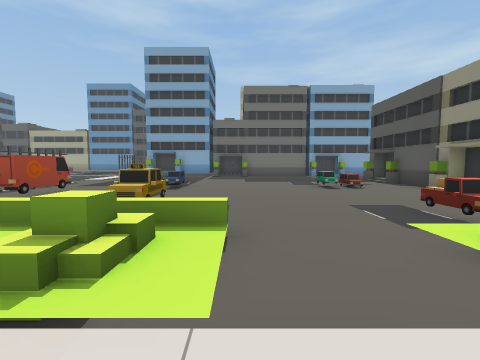
[1] (above)

22 first-person views from a walk through a Unity game level. The camera is 1.3 m above the floor, tilts 4° down and sees 90° across. The floor is counted in squares, 2 m on a side. Each view is taken from the middle of a square. On the plan, view 1 faces up. The plan holds only what a view shows up to about 9 squares ahead; the rest is blank. The place goes on beyond the plan. Some surface patterns are stand-ins.

[2]
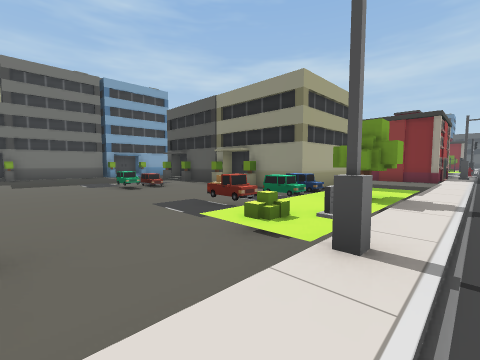

[3]
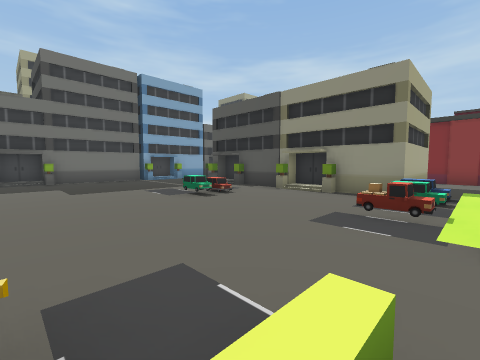

[4]
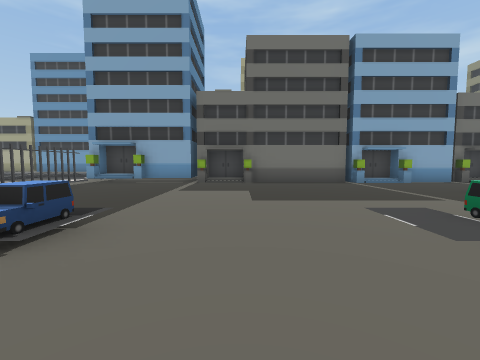

[5]
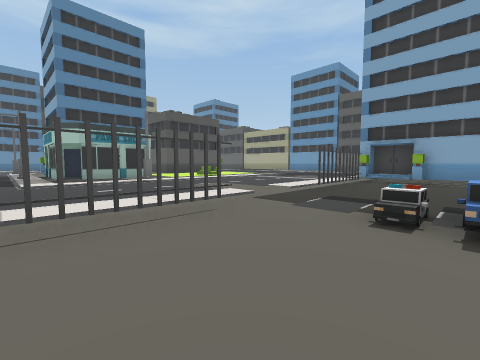

[6]
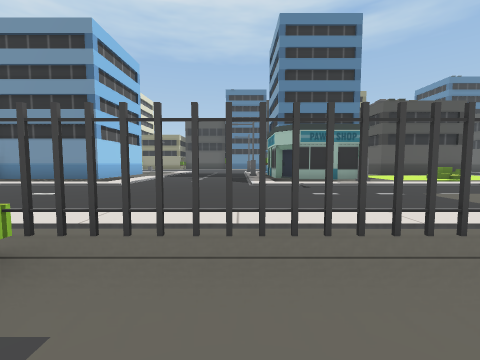

[7]
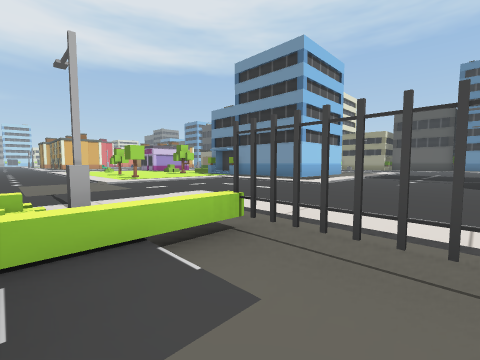

[8]
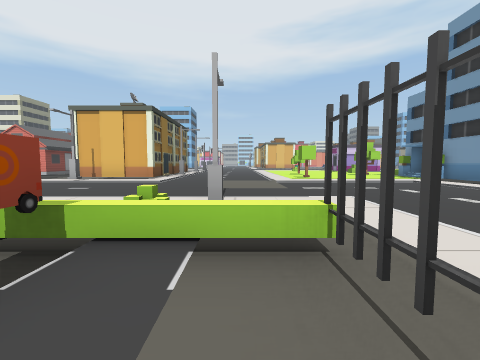

[9]
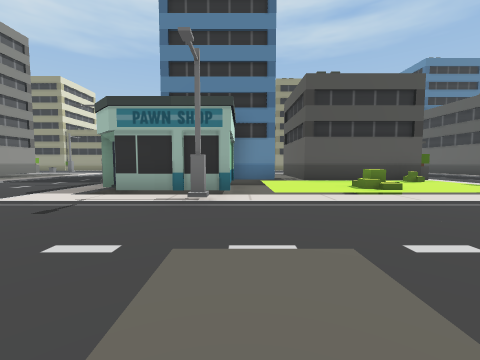

[10]
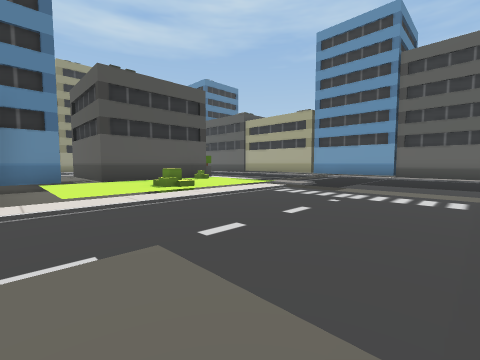

[11]
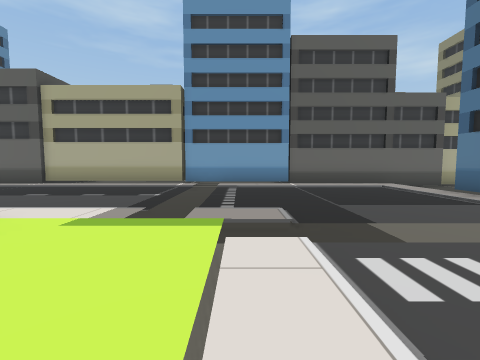

[12]
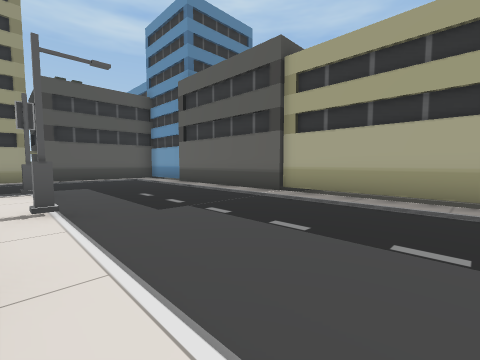

[13]
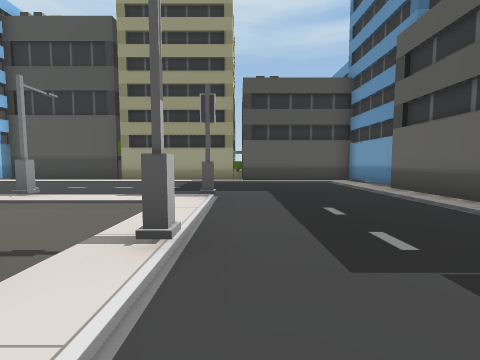

[14]
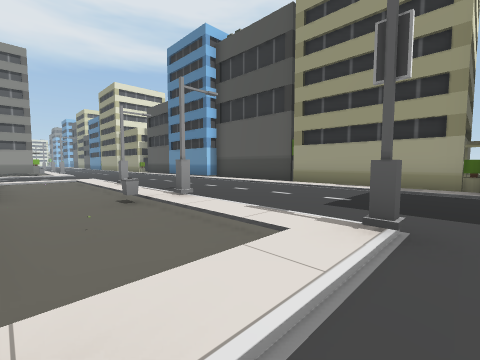

[15]
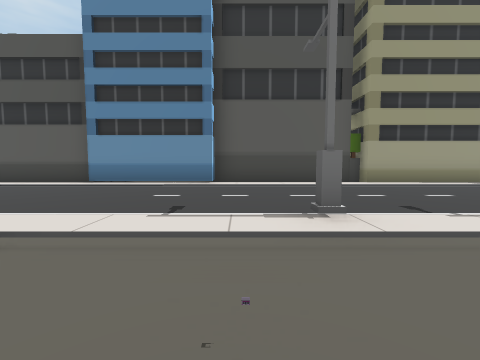

[16]
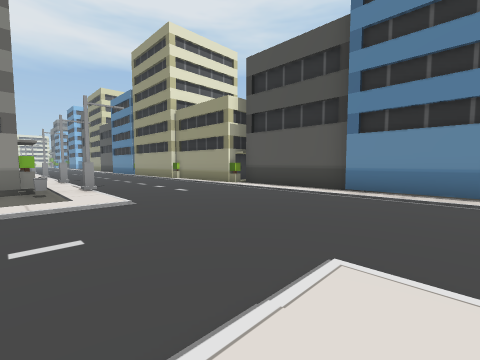

[17]
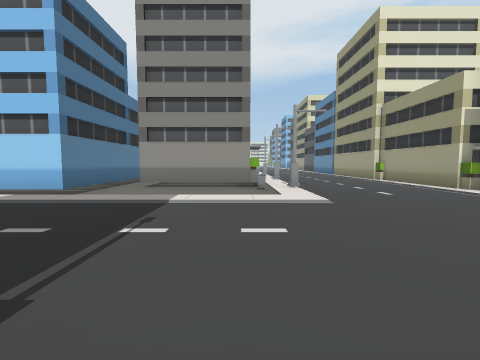

[18]
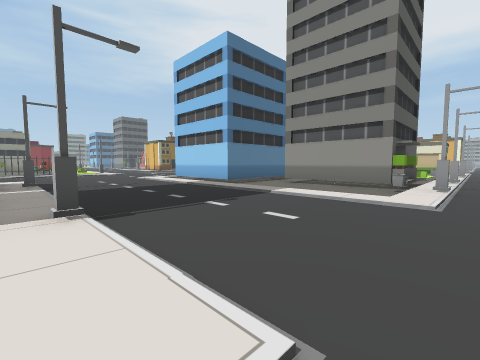

[19]
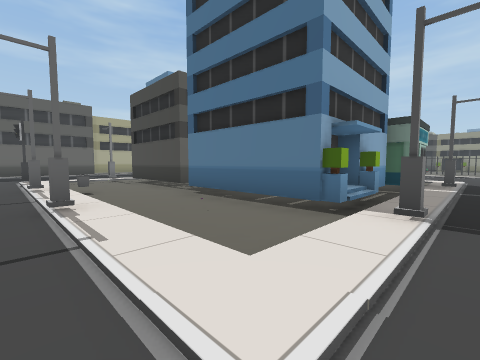

[20]
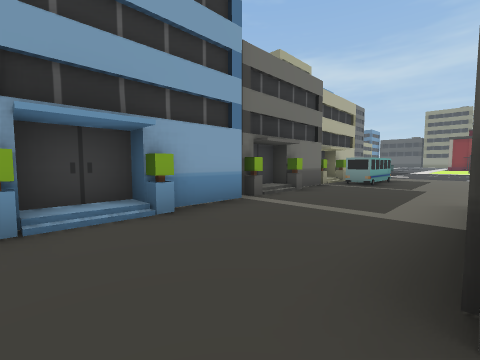

[21]
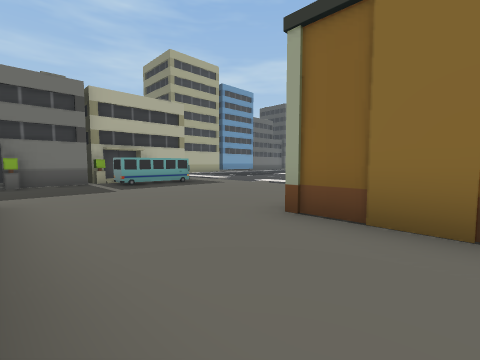

[22]
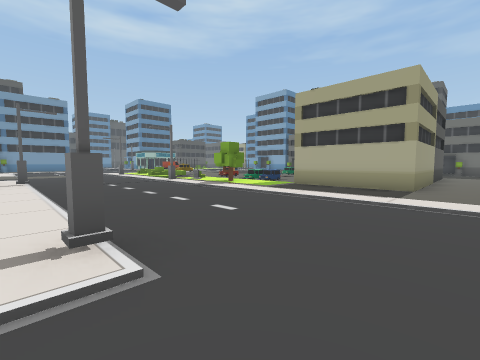

### Floor plan
Key: @ floor where view 1 was taken; # wall or solid block; x gap in a wall; . main floor; : floor 0.25 m higher than the main floor; / step, stairs or slope; = window, fence, low wall or low ledge; ^ raised ledge; F fence; L lamp; T tombstone; R tree; B bush; I bin; O other object.
Columns run from 24 left of view 1 to 14 right of it. Each row starts with its distance up from view 1.
 20                      O#
 19 #####################.
 18 #................../.
 17 #................../.
 16 #..................#
 15 #..................#
 14 #....#/L/////./....##################O
 13 #..../..#  OB:/....x^##//...##...O..OO
 12 #..../..#  #::/....x.................O.
 11 #....LI.#  #://....F...................
 10 /..../..####::/....F.........O#  ......
  9 /..../..###/::/...//..........#  ......
  8 /....L..###.../......//...//.O#  ......
  7 /..../..# ####L...././/....O..#  ....
  6 #..../.#######/....F..........#  ...#
  5 #....//L////L//...............#  ...#
  4 #..................F.........O#  ...O
  3 #..................F.O O/.O/OO.....#
  2 #..................//B//=./////....#
  1 #................../L  ///LTR://///##
  0 #....//////////.........@..........L.
 -1 #....L....####/....................
 -2 O....I....#  #/....................
 -3 #..../#####  #/.................#..
 -4 #..../#      #//////...//L//////L..
 -5    ..L        /. R.....O##

Where each view was taken, in squares from view 1:
view 1: 0 up, 0 right, facing up
view 2: 0 up, 0 right, facing up-right
view 3: 2 up, 1 left, facing up-right
view 4: 5 up, 0 right, facing up
view 5: 4 up, 2 left, facing up-left
view 6: 4 up, 3 left, facing left
view 7: 4 up, 3 left, facing down-left
view 8: 4 up, 4 left, facing down
view 9: 8 up, 6 left, facing left
view 10: 8 up, 6 left, facing up-left
view 11: 11 up, 10 left, facing up
view 12: 14 up, 13 left, facing up-left
view 13: 15 up, 15 left, facing left
view 14: 15 up, 17 left, facing down-left
view 15: 7 up, 17 left, facing left
view 16: 5 up, 18 left, facing down-left
view 17: 5 up, 18 left, facing down
view 18: 5 up, 20 left, facing down-right
view 19: 4 up, 20 left, facing up-right
view 20: 10 up, 4 right, facing up-right
view 21: 5 up, 9 right, facing up-right
view 22: 4 down, 10 right, facing up-left
